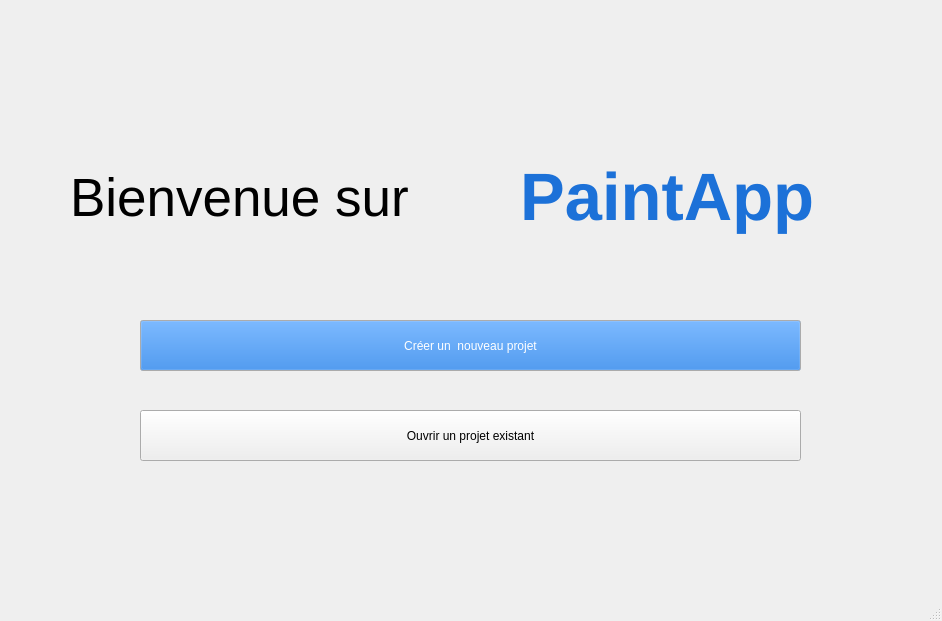
<?xml version="1.0" encoding="UTF-8"?>
<ui version="4.0">
 <class>MainWindow</class>
 <widget class="QMainWindow" name="MainWindow">
  <property name="geometry">
   <rect>
    <x>0</x>
    <y>0</y>
    <width>942</width>
    <height>621</height>
   </rect>
  </property>
  <property name="maximumSize">
   <size>
    <width>942</width>
    <height>621</height>
   </size>
  </property>
  <property name="palette">
   <palette>
    <active>
     <colorrole role="WindowText">
      <brush brushstyle="SolidPattern">
       <color alpha="255">
        <red>28</red>
        <green>113</green>
        <blue>216</blue>
       </color>
      </brush>
     </colorrole>
    </active>
    <inactive>
     <colorrole role="WindowText">
      <brush brushstyle="SolidPattern">
       <color alpha="255">
        <red>28</red>
        <green>113</green>
        <blue>216</blue>
       </color>
      </brush>
     </colorrole>
    </inactive>
    <disabled>
     <colorrole role="WindowText">
      <brush brushstyle="SolidPattern">
       <color alpha="255">
        <red>190</red>
        <green>190</green>
        <blue>190</blue>
       </color>
      </brush>
     </colorrole>
    </disabled>
   </palette>
  </property>
  <property name="windowTitle">
   <string>MainWindow</string>
  </property>
  <widget class="QWidget" name="centralwidget">
   <widget class="QPushButton" name="CreateButton">
    <property name="geometry">
     <rect>
      <x>140</x>
      <y>320</y>
      <width>661</width>
      <height>51</height>
     </rect>
    </property>
    <property name="palette">
     <palette>
      <active>
       <colorrole role="Button">
        <brush brushstyle="SolidPattern">
         <color alpha="255">
          <red>28</red>
          <green>113</green>
          <blue>216</blue>
         </color>
        </brush>
       </colorrole>
       <colorrole role="ButtonText">
        <brush brushstyle="SolidPattern">
         <color alpha="255">
          <red>255</red>
          <green>255</green>
          <blue>255</blue>
         </color>
        </brush>
       </colorrole>
      </active>
      <inactive>
       <colorrole role="Button">
        <brush brushstyle="SolidPattern">
         <color alpha="255">
          <red>28</red>
          <green>113</green>
          <blue>216</blue>
         </color>
        </brush>
       </colorrole>
       <colorrole role="ButtonText">
        <brush brushstyle="SolidPattern">
         <color alpha="255">
          <red>255</red>
          <green>255</green>
          <blue>255</blue>
         </color>
        </brush>
       </colorrole>
      </inactive>
      <disabled>
       <colorrole role="Button">
        <brush brushstyle="SolidPattern">
         <color alpha="255">
          <red>28</red>
          <green>113</green>
          <blue>216</blue>
         </color>
        </brush>
       </colorrole>
       <colorrole role="ButtonText">
        <brush brushstyle="SolidPattern">
         <color alpha="255">
          <red>190</red>
          <green>190</green>
          <blue>190</blue>
         </color>
        </brush>
       </colorrole>
      </disabled>
     </palette>
    </property>
    <property name="text">
     <string>Créer un  nouveau projet</string>
    </property>
   </widget>
   <widget class="QPushButton" name="OpenButton">
    <property name="geometry">
     <rect>
      <x>140</x>
      <y>410</y>
      <width>661</width>
      <height>51</height>
     </rect>
    </property>
    <property name="text">
     <string>Ouvrir un projet existant</string>
    </property>
   </widget>
   <widget class="QLabel" name="PaintAppTitle">
    <property name="geometry">
     <rect>
      <x>520</x>
      <y>150</y>
      <width>403</width>
      <height>94</height>
     </rect>
    </property>
    <property name="font">
     <font>
      <pointsize>50</pointsize>
      <weight>75</weight>
      <bold>true</bold>
     </font>
    </property>
    <property name="text">
     <string>PaintApp</string>
    </property>
   </widget>
   <widget class="QWidget" name="">
    <property name="geometry">
     <rect>
      <x>70</x>
      <y>150</y>
      <width>841</width>
      <height>96</height>
     </rect>
    </property>
    <layout class="QHBoxLayout" name="horizontalLayout">
     <item>
      <widget class="QLabel" name="welcomeTitle">
       <property name="palette">
        <palette>
         <active>
          <colorrole role="WindowText">
           <brush brushstyle="SolidPattern">
            <color alpha="255">
             <red>0</red>
             <green>0</green>
             <blue>0</blue>
            </color>
           </brush>
          </colorrole>
         </active>
         <inactive>
          <colorrole role="WindowText">
           <brush brushstyle="SolidPattern">
            <color alpha="255">
             <red>0</red>
             <green>0</green>
             <blue>0</blue>
            </color>
           </brush>
          </colorrole>
         </inactive>
         <disabled>
          <colorrole role="WindowText">
           <brush brushstyle="SolidPattern">
            <color alpha="255">
             <red>190</red>
             <green>190</green>
             <blue>190</blue>
            </color>
           </brush>
          </colorrole>
         </disabled>
        </palette>
       </property>
       <property name="font">
        <font>
         <pointsize>40</pointsize>
        </font>
       </property>
       <property name="text">
        <string>Bienvenue sur</string>
       </property>
      </widget>
     </item>
    </layout>
   </widget>
  </widget>
  <widget class="QStatusBar" name="statusbar"/>
 </widget>
 <resources/>
 <connections/>
</ui>
